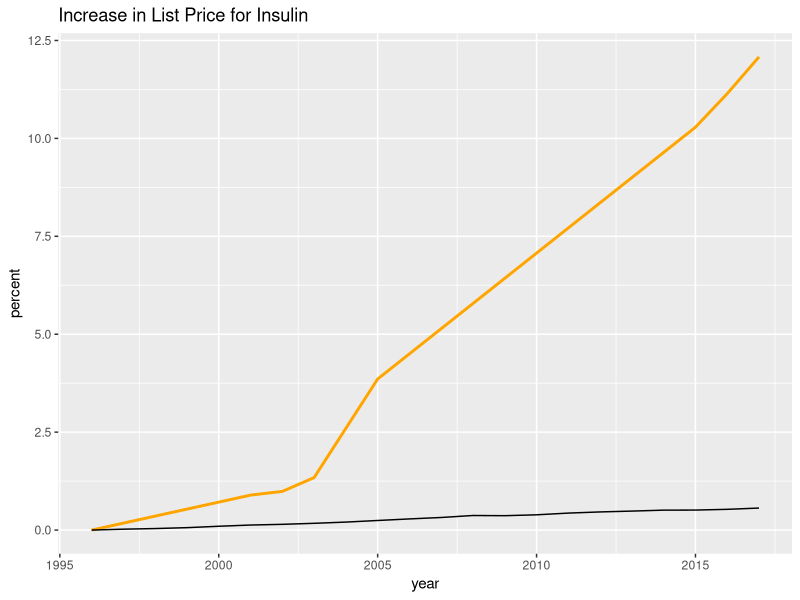
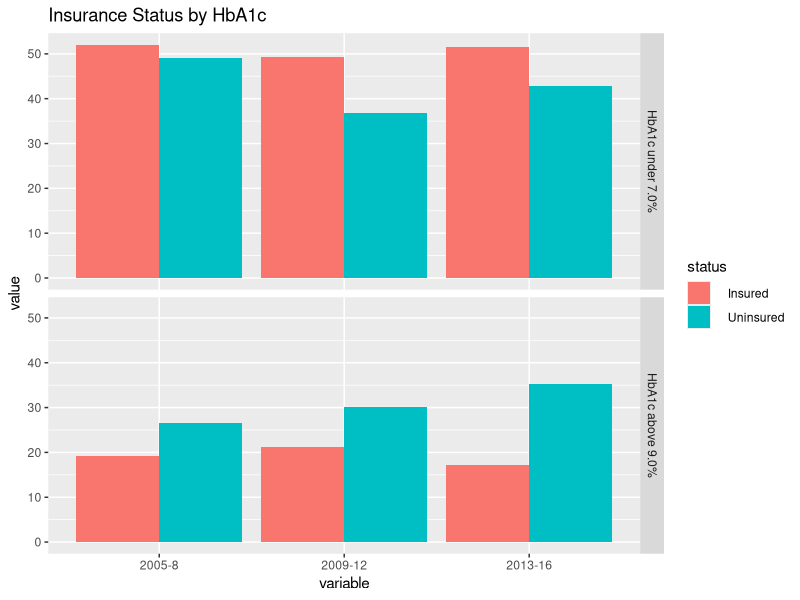
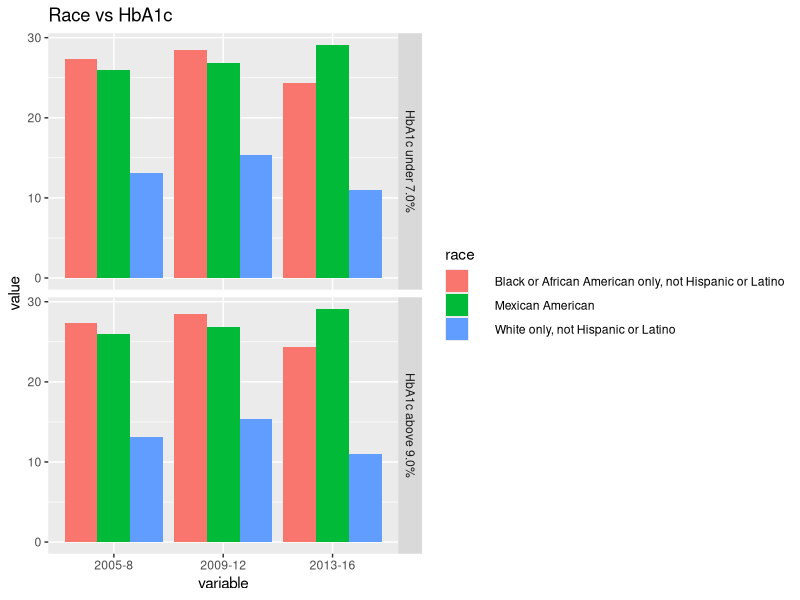
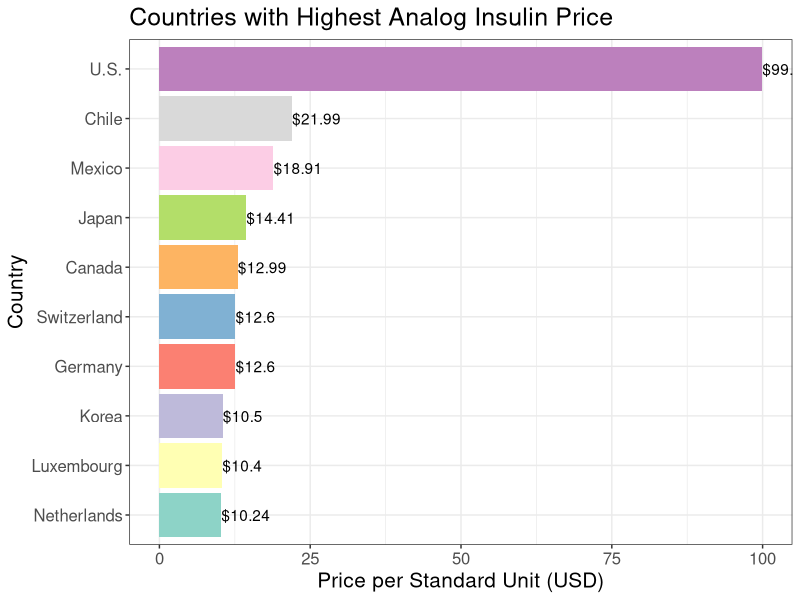
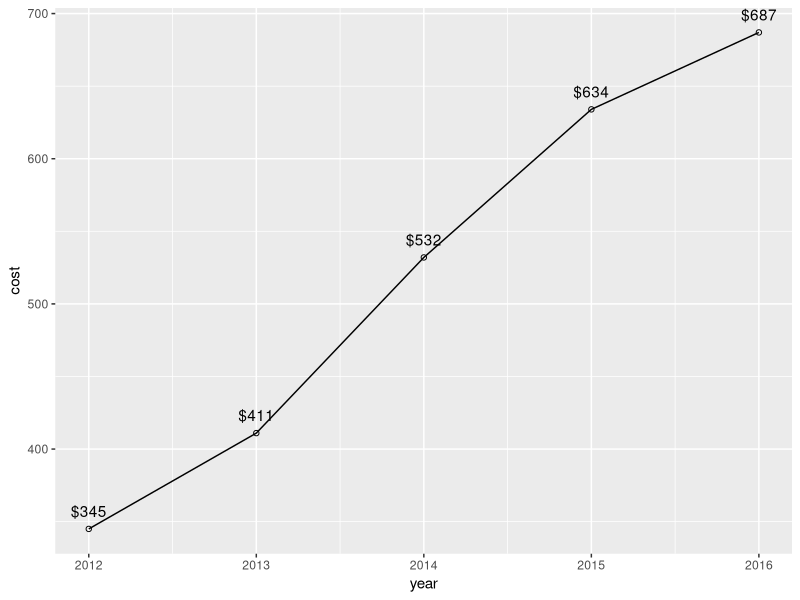

The R script that drew these images, in order:
#IDC 6700 Final Project
#Name: Jasmine Balsalobre

#data_sources
#plot 1: 
#insulin price - https://insulin.substack.com/p/the-price-of-insulin-vs-the-price?s=r
#inflation - https://www.bls.gov/data/#prices

#https://healthcostinstitute.org/diabetes-and-insulin/price-of-insulin-prescription-doubled-between-2012-and-2016

#plot 2:
#insurance status - https://www.healthypeople.gov/2020/data-search/Search-the-Data?nid=4123

#plot 4:
#country comparison data - https://aspe.hhs.gov/sites/default/files/migrated_legacy_files/196281/Comparing-Insulin-Prices.pdf

#plot 5:
#OOP cost per year: https://healthcostinstitute.org/diabetes-and-insulin/price-of-insulin-prescription-doubled-between-2012-and-2016

# Libraries ---------------------------------------------------------------
library(plyr,quietly=TRUE, warn.conflicts=FALSE)
library(ggplot2)
library(dplyr)
library(reshape2)
library(cluster)

# plot 1: price data ------------------------------------------------------

cost = read.csv('POS_prices.csv') 
ave_cost = data.frame(aggregate(cost[3], list(cost$year), FUN=mean) )

price = read.csv('substack_pricedata.csv')
colnames(price)[1] = "year"
range = 1:length(price$year)

#find percent increase
for (i in range) {
  price$percent[i] = (price$price[i]-price$price[1])/price$price[1]
}

#CPI data
cpi = read.csv('CPI.csv',
               skip = 11)
inflation = data.frame(cpi$Year, cpi$Annual)
range2 = 1:length(cpi$Year)

for (i in range2) {
  inflation$percent[i] = (inflation$cpi.Annual[i]-inflation$cpi.Annual[1])/inflation$cpi.Annual[1]
}

ggplot() +
  geom_line(data = price, aes(x = year, y = percent), color = "orange", size = 1) +
  geom_line(data = inflation, aes(x = cpi.Year, y = percent))+
  ggtitle("Increase in List Price for Insulin")


# plot 2: a1c vs uninsured status ------------------------------------------------------------------

#value = percentage of people with diabetes

dfload <- read.csv('D-5.1-data.csv')
df <- data.frame(dfload[42:43,])

collabel = c("status", "country", "2005-8", "StdErr",	"LowerCI",	"UpperCI", "2009-12", 
                   "StdErr",	"LowerCI",	"UpperCI", "2013-16", "StdErr",	"LowerCI",	"UpperCI")

colnames(df) = collabel


df2load <- read.csv('D-5.2-data.csv')
df2 <- df2load[c(42,44),]
colnames(df2) = collabel

#insurance status a1c under 7
a1c7 <- df2[,c(1, 3, 7, 11)]
a1c7$a1c = c("<7", "<7")

#insurance status a1c above 9
a1c9 = df[,c(1, 3, 7, 11)]
a1c9$a1c = c(">9", ">9")

a1c <- rbind(a1c9, a1c7)

a1c = melt(a1c, id.vars = c('status', 'a1c') )
a1c$value = as.numeric(a1c$value)

a1c_names = list("<7" = "HbA1c under 7.0%", ">9" = "HbA1c above 9.0%")
a1clabeller <- function(variable,value){
  return(a1c_names[value])
}

ggplot(a1c, aes(x = variable, y = value, fill = status))+
  geom_bar(stat = "identity", position = "dodge")+
  facet_grid(a1c ~ ., labeller = a1clabeller) +
  ggtitle("Insurance Status by HbA1c")



# plot 3: a1c vs race ------------------------------------------------------------------

#a1c above 9
df_race9 <- dfload[c(8,11,12),]

collabel2 <- c("race", "country", "2005-8", "StdErr",	"LowerCI",	"UpperCI", "2009-12", 
             "StdErr",	"LowerCI",	"UpperCI", "2013-16", "StdErr",	"LowerCI",	"UpperCI")

colnames(df_race9) <- collabel2

r_a1c9 = df_race9[,c(1, 3, 7, 11)]
r_a1c9$a1c = c(">9", ">9", ">9")

#a1c below 7
df_race7 <- df2load[c(8,11,12),]
colnames(df_race7) <- collabel2

r_a1c7 = df_race9[,c(1, 3, 7, 11)]
r_a1c7$a1c = c("<7", "<7", "<7")

#bind and melt data
r_a1c <- rbind(r_a1c9, r_a1c7)

r_a1c = melt(r_a1c, id.vars = c('race', 'a1c') )
r_a1c$value = as.numeric(r_a1c$value)

a1c_names = list("<7" = "HbA1c under 7.0%", ">9" = "HbA1c above 9.0%")
a1clabeller <- function(variable,value){
  return(a1c_names[value])
}

ggplot(r_a1c, aes(x = variable, y = value, fill = race))+
  geom_bar(stat = "identity", position = "dodge")+
  facet_grid(a1c ~ ., labeller = a1clabeller) +
  ggtitle("Race vs HbA1c")

# plot 4: countries with highest insulin prices ------------------------------------------------------------------

#comparison to other countries

countrydf <- read.table("pricebycountry.txt",
                        sep = "",
                        header = FALSE
                        )

colnames(countrydf) = countrydf[1,]
countrydf = countrydf[-1,]
countrydf[] <- lapply(countrydf, gsub, pattern='[$]', replacement='')
countrydf$Analog <- as.numeric(countrydf$Analog)


ordered <- countrydf[order(countrydf$Analog, decreasing = TRUE),]

top10 =  head(ordered, 10)
top10$Country = reorder(top10$Country, top10$Analog)


ggplot(top10, aes(x = Country, y = Analog, fill = Country))+
  geom_bar(stat = "identity")+
  geom_text(aes(label=paste0("$", Analog)), position=position_dodge(width=0.9), hjust=0)+
  scale_fill_brewer(palette="Set3")+
  coord_flip()+
  ggtitle("Countries with Highest Analog Insulin Price")+
  ylab("Price per Standard Unit (USD)")+
  theme_bw()+
  theme(text=element_text(size=15, family="sans"), legend.position = "none")
        
        
        #plot.background = element_rect(fill = "pink2"))
  


#add dollar labels, remove legend, add titles

# plot 5: oop cost of insulin------------------------------------------------------------------

oop <- read.csv('POS_prices.csv')

yearly <- summarize(group_by(oop, year),
                    cost = mean(Average_Point.of.Sale_Price_per_Script))
yearly <- trunc(yearly)

ggplot(yearly, aes(x = year, y = cost))+
  geom_point(shape = 21)+
  geom_line()+
  geom_text(aes(label=paste0("$", cost)), vjust = -1)
